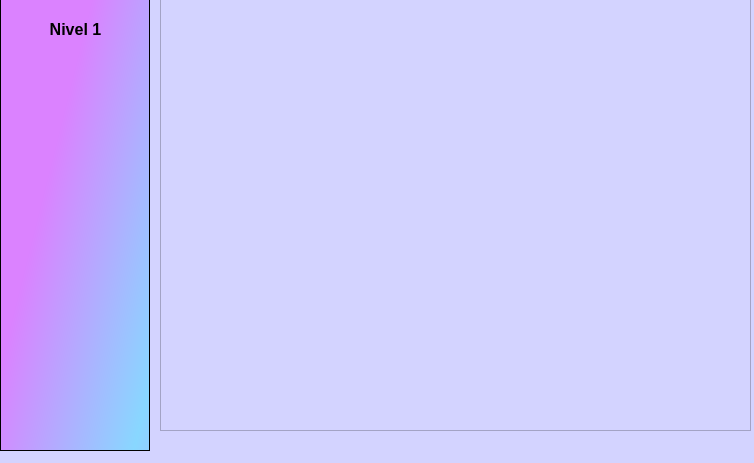
<?xml version="1.0" encoding="UTF-8"?>
<ui version="4.0">
 <class>MainWindow</class>
 <widget class="QMainWindow" name="MainWindow">
  <property name="geometry">
   <rect>
    <x>0</x>
    <y>0</y>
    <width>754</width>
    <height>463</height>
   </rect>
  </property>
  <property name="windowTitle">
   <string>MainWindow</string>
  </property>
  <property name="styleSheet">
   <string notr="true">background-color: rgb(170, 170, 255);
background-color: rgb(211, 211, 255);</string>
  </property>
  <widget class="QWidget" name="centralwidget">
   <property name="enabled">
    <bool>true</bool>
   </property>
   <widget class="QFrame" name="frame">
    <property name="geometry">
     <rect>
      <x>0</x>
      <y>-20</y>
      <width>150</width>
      <height>471</height>
     </rect>
    </property>
    <property name="sizePolicy">
     <sizepolicy hsizetype="Maximum" vsizetype="Maximum">
      <horstretch>0</horstretch>
      <verstretch>0</verstretch>
     </sizepolicy>
    </property>
    <property name="minimumSize">
     <size>
      <width>50</width>
      <height>50</height>
     </size>
    </property>
    <property name="styleSheet">
     <string notr="true">background-color: rgba(172, 158, 193, 0.5);
background-color: qlineargradient(spread:reflect, x1:0, y1:0.227, x2:0.926136, y2:0.955, stop:0.3125 rgba(226, 48, 255, 0.5), stop:1 rgba(61, 219, 255, 0.5));</string>
    </property>
    <property name="frameShape">
     <enum>QFrame::StyledPanel</enum>
    </property>
    <property name="frameShadow">
     <enum>QFrame::Raised</enum>
    </property>
    <widget class="QPushButton" name="btn_voltar">
     <property name="geometry">
      <rect>
       <x>10</x>
       <y>400</y>
       <width>111</width>
       <height>61</height>
      </rect>
     </property>
     <property name="styleSheet">
      <string notr="true">background-color: rgba(172, 158, 193, 0);
border:none;</string>
     </property>
     <property name="text">
      <string/>
     </property>
     <property name="icon">
      <iconset>
       <normaloff>back.png</normaloff>back.png</iconset>
     </property>
     <property name="iconSize">
      <size>
       <width>50</width>
       <height>50</height>
      </size>
     </property>
    </widget>
    <widget class="QLabel" name="lbl_nivel">
     <property name="geometry">
      <rect>
       <x>0</x>
       <y>40</y>
       <width>151</width>
       <height>141</height>
      </rect>
     </property>
     <property name="font">
      <font>
       <pointsize>12</pointsize>
       <weight>75</weight>
       <bold>true</bold>
      </font>
     </property>
     <property name="styleSheet">
      <string notr="true">background-color: rgba(0, 170, 255, 0);</string>
     </property>
     <property name="text">
      <string>Nivel 1</string>
     </property>
     <property name="alignment">
      <set>Qt::AlignHCenter|Qt::AlignTop</set>
     </property>
    </widget>
   </widget>
   <widget class="QTextEdit" name="txtN">
    <property name="geometry">
     <rect>
      <x>160</x>
      <y>-20</y>
      <width>591</width>
      <height>451</height>
     </rect>
    </property>
    <property name="font">
     <font>
      <pointsize>10</pointsize>
      <weight>75</weight>
      <bold>true</bold>
     </font>
    </property>
    <property name="html">
     <string>&lt;!DOCTYPE HTML PUBLIC &quot;-//W3C//DTD HTML 4.0//EN&quot; &quot;http://www.w3.org/TR/REC-html40/strict.dtd&quot;&gt;
&lt;html&gt;&lt;head&gt;&lt;meta name=&quot;qrichtext&quot; content=&quot;1&quot; /&gt;&lt;style type=&quot;text/css&quot;&gt;
p, li { white-space: pre-wrap; }
&lt;/style&gt;&lt;/head&gt;&lt;body style=&quot; font-family:'MS Shell Dlg 2'; font-size:10pt; font-weight:600; font-style:normal;&quot;&gt;
&lt;p align=&quot;justify&quot; style=&quot; margin-top:12px; margin-bottom:12px; margin-left:10px; margin-right:10px; -qt-block-indent:0; text-indent:0px;&quot;&gt;&lt;br /&gt;&lt;/p&gt;&lt;/body&gt;&lt;/html&gt;</string>
    </property>
   </widget>
  </widget>
  <widget class="QMenuBar" name="menubar">
   <property name="geometry">
    <rect>
     <x>0</x>
     <y>0</y>
     <width>754</width>
     <height>21</height>
    </rect>
   </property>
   <property name="styleSheet">
    <string notr="true"/>
   </property>
  </widget>
 </widget>
 <resources/>
 <connections/>
</ui>
